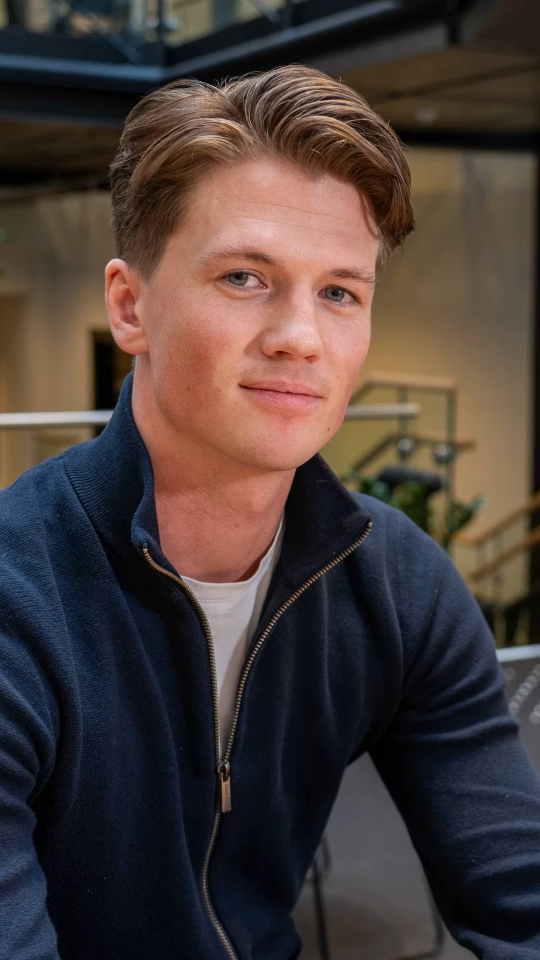
#> input picture scripts/presenter.png, 1080 x 1920 px (shown at 1/2 size)
$ python -i photo_metrics.py   (imports and definitions only)
#> lines starting #> are read from the running program, lines starting #| are printed output that depends on the picture; after the words box and inside, x2 and y2 are one past the last pixel; in counts of white or black regions, pixels touching at a corner belong together
# -*- coding: utf-8 -*-
"""Pillow-only photo checks (no numpy): cut-out quality, framing, size, background, collage / text hints.

Most catalogue photos (Nov 2026) are ALREADY cut-outs: 1200x1200 RGBA WebP with a transparent background, which the
site puts on a light card. So the useful checks are about the mask (alpha):
  parts      separate pieces of the item mask (2+ big pieces = a set, a pair, front+back views or a collage)
  specks     tiny loose fragments (hanger hooks, rack poles, dust the cut-out kept)
  fill       longest side of the item / canvas side (RepLibrary-style shots sit around 0.80-0.88, all alike)
  off_x/y    item box centre minus canvas centre, as a share of the side
  touches    item box touches the canvas edge (cropped item)
  soft       share of half-transparent pixels in the item (hazy or fringed mask)
Photos without transparency fall back to border checks (is the frame white / plain?).

measure(im) -> dict of numbers + flags. Thresholds were set by eye on a 160-photo random sample of the live site.
"""
from PIL import Image, ImageChops, ImageFilter, ImageOps

N = 192          # analysis size for masks (long side)


def _rgb_on_white(im):
    if "A" in im.getbands():
        bg = Image.new("RGBA", im.size, (255, 255, 255, 255))
        bg.alpha_composite(im.convert("RGBA"))
        return bg.convert("RGB")
    return im.convert("RGB")


def components(mask):
    """Connected pieces (4-neighbour) of a binary 'L' mask (255 = on). Returns sorted list of (area, bbox)."""
    w, h = mask.size
    px = list(mask.getdata())
    seen = bytearray(w * h)
    out = []
    for start in range(w * h):
        if px[start] < 128 or seen[start]:
            continue
        stack = [start]; seen[start] = 1; area = 0
        x0, y0, x1, y1 = w, h, 0, 0
        while stack:
            k = stack.pop(); area += 1
            x, y = k % w, k // w
            if x < x0: x0 = x
            if x > x1: x1 = x
            if y < y0: y0 = y
            if y > y1: y1 = y
            for n in (k - 1 if x > 0 else -1, k + 1 if x < w - 1 else -1, k - w if y > 0 else -1, k + w if y < h - 1 else -1):
                if n >= 0 and not seen[n] and px[n] >= 128:
                    seen[n] = 1; stack.append(n)
        out.append((area, (x0, y0, x1 + 1, y1 + 1)))
    out.sort(reverse=True)
    return out


def mask_stats(alpha):
    """Numbers about an 'L' alpha mask (any size)."""
    a = alpha.resize((N, round(N * alpha.height / alpha.width)) if alpha.width >= alpha.height else
                     (round(N * alpha.width / alpha.height), N), Image.BILINEAR)
    w, h = a.size
    hist = a.histogram()
    on = sum(hist[128:]); some = sum(hist[17:]); soft = sum(hist[17:240])
    m = a.point(lambda v: 255 if v >= 128 else 0)
    comps = components(m)
    total = sum(c[0] for c in comps) or 1
    big = [c for c in comps if c[0] >= 0.06 * comps[0][0]] if comps else []
    specks = [c for c in comps if 0.0004 * w * h <= c[0] < 0.06 * (comps[0][0] if comps else 1) and c[0] < 0.02 * total]
    box = m.getbbox()
    if box:
        bw, bh = box[2] - box[0], box[3] - box[1]
        fill = max(bw / w, bh / h)
        offx = (box[0] + box[2]) / 2 / w - 0.5
        offy = (box[1] + box[3]) / 2 / h - 0.5
        touches = sum([box[0] <= 0, box[1] <= 0, box[2] >= w, box[3] >= h])
        solidity = on / max(1, bw * bh)
    else:
        fill = offx = offy = 0.0; touches = 0; solidity = 0.0
    return {
        "cover": round(on / (w * h), 3), "fill": round(fill, 3), "off_x": round(offx, 3), "off_y": round(offy, 3),
        "touches": touches, "parts": len(big), "specks": len(specks), "soft": round(soft / max(1, some), 3),
        "solidity": round(solidity, 3), "largest_share": round((comps[0][0] / total) if comps else 0, 3),
    }


def border_light(rgb):
    """Share of the outer 4% frame that is white / very light, and the frame's luminance spread."""
    sm = rgb.copy(); sm.thumbnail((N, N))
    w, h = sm.size; b = max(2, round(min(w, h) * 0.04)); px = sm.load()
    pts = [px[x, y] for y in range(h) for x in (list(range(b)) + list(range(w - b, w)))]
    pts += [px[x, y] for x in range(b, w - b) for y in (list(range(b)) + list(range(h - b, h)))]
    light = sum(1 for (r, g, bl) in pts if min(r, g, bl) >= 232 and max(r, g, bl) - min(r, g, bl) <= 14)
    lum = [0.299 * r + 0.587 * g + 0.114 * bl for (r, g, bl) in pts]
    mu = sum(lum) / len(lum)
    return light / len(pts), (sum((v - mu) ** 2 for v in lum) / len(lum)) ** 0.5


def gutters(rgb):
    """Collage hint for photos WITHOUT transparency: interior rows/columns that are one flat colour across the whole
    photo with content on both sides, or a hard seam running nearly the full length."""
    g = rgb.convert("L"); g.thumbnail((N, N)); w, h = g.size; px = g.load()

    def flat(v):
        mu = sum(v) / len(v); return (sum((x - mu) ** 2 for x in v) / len(v)) ** 0.5 < 3.0

    rows = [[px[x, y] for x in range(w)] for y in range(h)]
    cols = [[px[x, y] for y in range(h)] for x in range(w)]
    hits = set()
    for lines, n, ax in ((rows, h, "h"), (cols, w, "v")):
        for k in range(int(n * 0.18), int(n * 0.82)):
            if flat(lines[k]) and not flat(lines[k - 3]) and not flat(lines[k + 3]):
                hits.add((ax, k // 6))
            d = [abs(a - b) for a, b in zip(lines[k], lines[k + 1])]
            if sum(1 for x in d if x > 28) / len(d) > 0.8:
                hits.add((ax, k // 6))
    return len(hits)


def text_hint(rgb, alpha=None):
    """Very rough overlay-text hint: saturated pure red / yellow stroke pixels (typical seller stickers and price
    text). Printed graphics on the garment trigger it too, so treat it as 'look at this one', not a verdict."""
    sm = rgb.copy(); sm.thumbnail((N, N)); hsv = sm.convert("HSV").load(); w, h = sm.size
    n = 0
    for y in range(h):
        for x in range(w):
            hh, s, v = hsv[x, y]
            if s > 190 and v > 190 and (hh < 10 or hh > 245 or 28 < hh < 42):
                n += 1
    return n / (w * h)


def measure(im):
    im = ImageOps.exif_transpose(im)
    w0, h0 = im.size
    rgb = _rgb_on_white(im)
    out = {"w": w0, "h": h0, "mode": im.mode}
    alpha = im.getchannel("A") if "A" in im.getbands() else None
    if alpha is not None and alpha.getextrema()[0] < 250:
        out["cutout"] = True
        out.update(mask_stats(alpha))
        out["bg_white"] = True                       # transparent: the site decides the backdrop
        out["no_bg_removed"] = out["solidity"] > 0.97 and out["fill"] > 0.97
        out["gutters"] = 0
    else:
        out["cutout"] = False
        light, sd = border_light(rgb)
        out["border_light"] = round(light, 3); out["border_sd"] = round(sd, 1)
        out["bg_white"] = light >= 0.85
        # foreground = differs from the frame colour
        sm = rgb.copy(); sm.thumbnail((N, N))
        d = ImageChops.difference(sm, Image.new("RGB", sm.size, (255, 255, 255) if light >= 0.85 else sm.getpixel((1, 1))))
        out.update(mask_stats(d.convert("L").point(lambda v: 255 if v > 38 else 0).filter(ImageFilter.MinFilter(3)).resize((w0, h0))))
        out["no_bg_removed"] = not out["bg_white"]
        out["gutters"] = gutters(rgb)
    out["text_hint"] = round(text_hint(rgb), 4)
    # flags
    out["small"] = min(w0, h0) < 600
    out["not_square"] = abs(w0 / h0 - 1) > 0.05
    out["multi_part"] = out["parts"] >= 2
    out["loose_bits"] = out["specks"] >= 1
    out["off_centre"] = abs(out["off_x"]) > 0.05 or abs(out["off_y"]) > 0.05
    out["too_small_in_frame"] = out["fill"] < 0.70
    out["too_big_or_cropped"] = out["fill"] >= 0.985 or out["touches"] >= 1
    out["hazy_mask"] = out.get("soft", 0) > 0.12
    out["collage"] = out["gutters"] >= 3
    out["text_overlay_hint"] = out["text_hint"] > 0.01
    return out


FLAGS = ["no_bg_removed", "small", "not_square", "multi_part", "loose_bits", "off_centre", "too_small_in_frame",
         "too_big_or_cropped", "hazy_mask", "collage", "text_overlay_hint"]

>>> from PIL import Image
>>> picture = Image.open('presenter.png')
#> picture is the input picture: PIL image 1080x1920 RGB; mean R, G, B 72.7, 60.3, 56.5
>>> result = measure(picture)
#> in border_light, `sm.thumbnail((N, N))`:
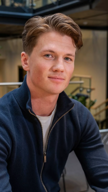
#> sm: PIL image 108x192 RGB; mean R, G, B 72.7, 60.3, 56.4
#> in border_light, `pts = [px[x, y] for y in range(h) for x in (list(range(b)) + list(rang..`: pts = 1536 items, first 6: (83, 82, 55), (30, 34, 30), (23, 25, 26), (38, 40, 37), (42, 31, 24), (40, 29, 22)
#> in border_light, `pts += [px[x, y] for x in range(b, w - b) for y in (list(range(b)) + l..`: pts = 2336 items, first 6: (83, 82, 55), (30, 34, 30), (23, 25, 26), (38, 40, 37), (42, 31, 24), (40, 29, 22)
#> in border_light, `light = sum(1 for (r, g, bl) in pts if min(r, g, bl) >= 232 and max(r,..`: light = 0
#> in border_light, `lum = [0.299 * r + 0.587 * g + 0.114 * bl for (r, g, bl) in pts]`: lum = 2336 values, max 202.7 at index 667, min 1.86 at index 1975, mean 51.43
#> in border_light, `mu = sum(lum) / len(lum)`: mu = 51.43
#> in measure, `light, sd = border_light(rgb)`: light = 0; sd = 31.68
#> in measure, `d = ImageChops.difference(sm, Image.new("RGB", sm.size, (255, 255, 255..`:
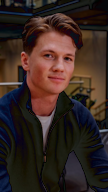
#> d: PIL image 108x192 RGB; mean R, G, B 54.4, 38.6, 33.1
#> in mask_stats, `a = alpha.resize((N, round(N * alpha.height / alpha.width)) if alpha.w..`:
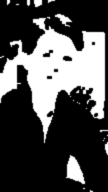
#> a: PIL image 108x192 L; min 0, max 255, mean 78
#> in mask_stats, `hist = a.histogram()`: hist = 256 values, max 13086 at index 0, min 0 at index 1, mean 81
#> in mask_stats, `on = sum(hist[128:])`: on = 6335
#> in mask_stats, `some = sum(hist[17:])`: some = 7346
#> in mask_stats, `soft = sum(hist[17:240])`: soft = 1948
#> in mask_stats, `m = a.point(lambda v: 255 if v >= 128 else 0)`:
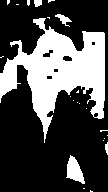
#> m: PIL image 108x192 L; 30.6% white; 23 white regions (18 under 20 px), largest, box (x1, y1, x2, y2) and area: (0, 18, 105, 143) 5784, (66, 155, 85, 184) 309, (55, 14, 72, 27) 87, (34, 0, 42, 7) 47, (105, 142, 108, 155) 28
#> in components, `px = list(mask.getdata())`: px = 20736 items
#> after the loop in components, `for start in range(w * h):`: out = 26 items
#> in mask_stats, `total = sum(c[0] for c in comps) or 1`: total = 6335
#> in mask_stats, `big = [c for c in comps if c[0] >= 0.06 * comps[0][0]] if comps else []`: big = [(5779, (0, 18, 105, 143))]
#> in mask_stats, `specks = [c for c in comps if 0.0004 * w * h <= c[0] < 0.06 * (comps[0..`: specks = [(86, (55, 14, 72, 26)), (47, (34, 0, 42, 7)), (28, (105, 142, 108, 155)), (16, (27, 0, 30, 6)), (12, (7, 0, 10, 5)), (11, (48, 0, 55, 3)), (10, (100, 130, 108, 132))]
#> in mask_stats, `box = m.getbbox()`: box = (0, 0, 108, 192)
#> in mask_stats, `bw, bh = box[2] - box[0], box[3] - box[1]`: bw = 108; bh = 192
#> in mask_stats, `fill = max(bw / w, bh / h)`: fill = 1
#> in mask_stats, `offx = (box[0] + box[2]) / 2 / w - 0.5`: offx = 0
#> in mask_stats, `touches = sum([box[0] <= 0, box[1] <= 0, box[2] >= w, box[3] >= h])`: touches = 4
#> in mask_stats, `solidity = on / max(1, bw * bh)`: solidity = 0.306
#> in gutters, `g = rgb.convert('L')`:
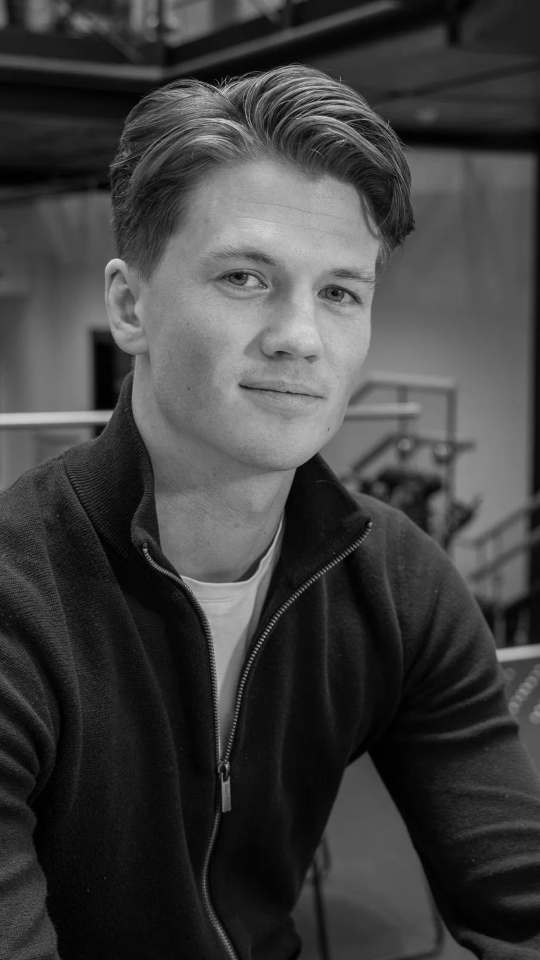
#> g: PIL image 1080x1920 L (shown at 1/2 size); min 0, max 231, mean 63.6
#> in gutters, `g.thumbnail((N, N))`:
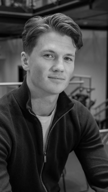
#> g: PIL image 108x192 L; min 0, max 206, mean 63.6
#> in gutters, `rows = [[px[x, y] for x in range(w)] for y in range(h)]`: rows = 192 items
#> in gutters, `cols = [[px[x, y] for y in range(h)] for x in range(w)]`: cols = 108 items
#> the loop in gutters, `for lines, n, ax in ((rows, h, "h"), (cols, w, "v")):` made 2 passes
#> (n, ax) on passes 1 to 2: (192, 'h'), (108, 'v')
#> after the loop in gutters, `for lines, n, ax in ((rows, h, "h"), (cols, w, "v")):`: hits = 0 items
#> after the loop in text_hint, `for y in range(h):`: n = 0
#> result = 30 items
